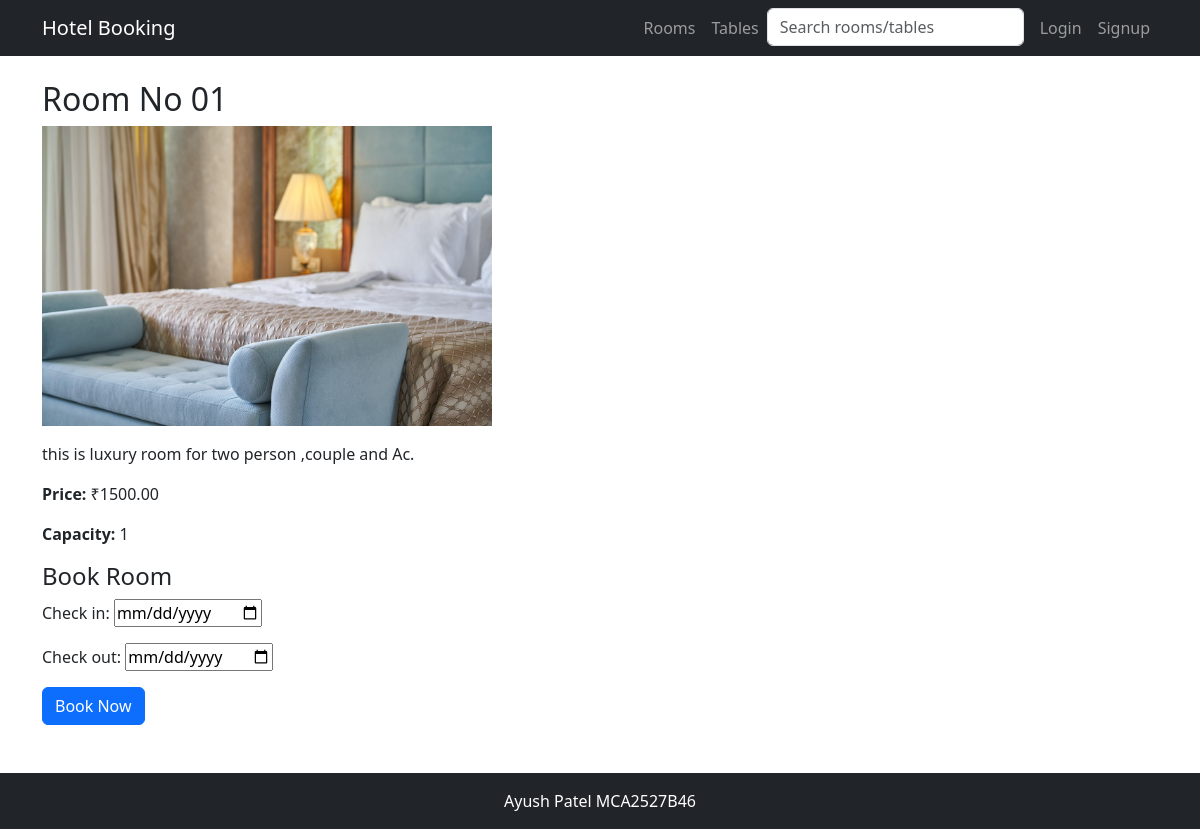
Screenshot of /rooms/1/ with the database file from the repository.
### bookings/models.py (models this page shows, shortened)
class Room(models.Model):
    ROOM_TYPES = (('Single','Single'),('Double','Double'),('Deluxe','Deluxe'),('Suite','Suite'))
    name = models.CharField(max_length=120)
    room_type = models.CharField(max_length=30, choices=ROOM_TYPES)
    price = models.DecimalField(max_digits=8, decimal_places=2)
    capacity = models.IntegerField()
    description = models.TextField(blank=True)
    image = models.ImageField(upload_to='rooms/', blank=True, null=True)

### bookings/views.py (the view)
# urls.py: path('rooms/<int:pk>/', views.room_detail, name='room_detail'),
def room_detail(request, pk):
    room = get_object_or_404(Room, pk=pk)
    form = RoomBookingForm()
    return render(request, 'room_detail.html', {'room':room,'form':form})

### bookings/forms.py
class RoomBookingForm(forms.ModelForm):
    class Meta:
        model = RoomBooking
        fields = ['check_in','check_out']
        widgets = {
            'check_in': forms.DateInput(attrs={'type':'date'}),
            'check_out': forms.DateInput(attrs={'type':'date'}),
        }

### templates/room_detail.html (shortened to what this page needs)
{% extends 'base.html' %}
{% block content %}
<h2>{{ room.name }}</h2>
{% if room.image %}<img src="{{ room.image.url }}" class="img-fluid mb-3" style="max-height:300px;object-fit:cover;">{% endif %}
<p>{{ room.description }}</p>
<p><strong>Price:</strong> ₹{{ room.price }}</p>
<p><strong>Capacity:</strong> {{ room.capacity }}</p>
<h4>Book Room</h4>
<form method="post" action="{% url 'book_room' room.id %}">
  {{ form.as_p }}
  <button class="btn btn-primary">Book Now</button>
</form>
{% endblock %}

### rows the page displays
Room: name "Room No 01", image (picture), description "this is luxury room for two person ,couple and Ac.", price "1500.00", capacity "1"
